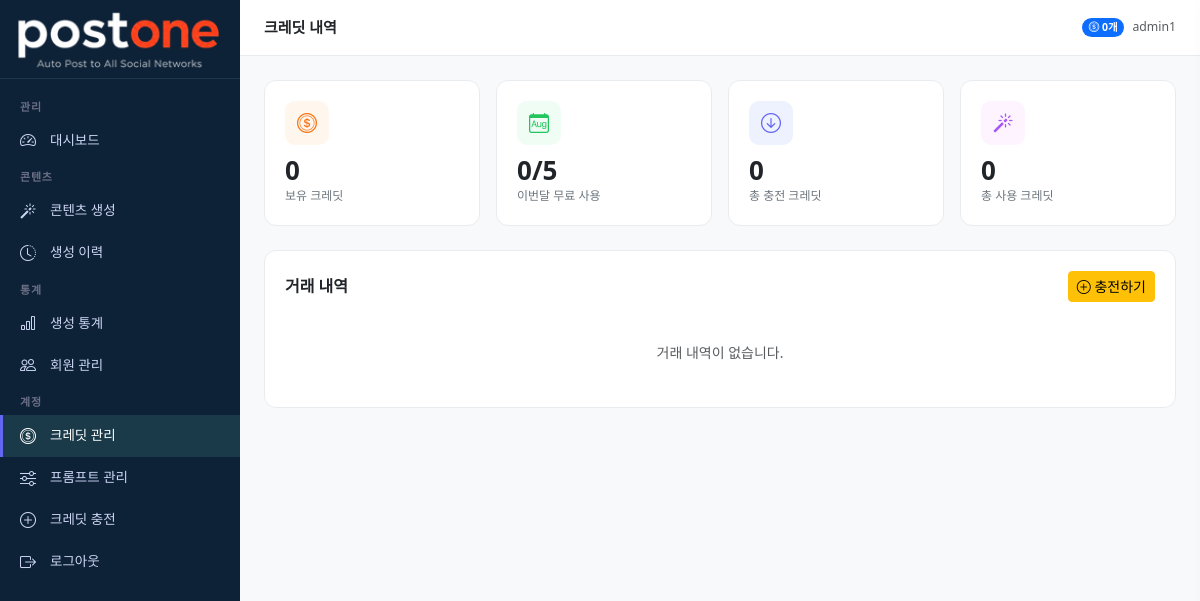
Page /credits/ (signed in) on the committed database.
### accounts/models.py (models this page shows, shortened)
class MenuPermission(models.Model):
    ROLE_CHOICES = [
        ('admin', '관리자'),
        ('member', '멤버'),
    ]
    role = models.CharField(max_length=20, choices=ROLE_CHOICES)
    menu_key = models.CharField(max_length=50, verbose_name='메뉴 키')
    menu_label = models.CharField(max_length=50, verbose_name='메뉴명')
    icon = models.CharField(max_length=50, verbose_name='아이콘', blank=True)
    is_visible = models.BooleanField(default=True, verbose_name='표시여부')
    order = models.IntegerField(default=0, verbose_name='정렬순서')
    class Meta:
        verbose_name = '메뉴 권한'
        verbose_name_plural = '메뉴 권한 목록'
        ordering = ['role', 'order']
        unique_together = ['role', 'menu_key']

class User(AbstractUser):
    ROLE_CHOICES = [
        ('master', '마스터'),
        ('admin', '관리자'),
        ('member', '멤버'),
        ('free', '무료회원'),
    ]
    PLAN_CHOICES = [
        ('free', '무료'),
        ('starter', '스타터'),
        ('pro', '프로'),
        ('business', '비즈니스'),
    ]
    role = models.CharField(max_length=20, choices=ROLE_CHOICES, default='free')
    plan = models.CharField(max_length=20, choices=PLAN_CHOICES, default='free')
    phone = models.CharField(max_length=20, blank=True)
    company = models.CharField(max_length=100, blank=True)
    profile_image = models.ImageField(upload_to='profiles/', blank=True, null=True)
    created_at = models.DateTimeField(auto_now_add=True)
    updated_at = models.DateTimeField(auto_now=True)
    class Meta:
        verbose_name = '사용자'
        verbose_name_plural = '사용자 목록'

### credits/models.py (models this page shows, shortened)
class UserCredit(models.Model):
    user = models.OneToOneField(User, on_delete=models.CASCADE, related_name='credit')
    balance = models.IntegerField(default=0, verbose_name='잔여 크레딧')
    free_used_this_month = models.IntegerField(default=0, verbose_name='이번달 무료 사용')
    free_reset_date = models.DateField(null=True, blank=True, verbose_name='무료 초기화일')
    updated_at = models.DateTimeField(auto_now=True)
    class Meta:
        verbose_name = '사용자 크레딧'

### dashboard/views.py (the view)
# urls.py: path('credits/', views.credit_list, name='credit_list'),
@login_required
def credit_list(request):
    transactions = CreditTransaction.objects.filter(user=request.user)
    try:
        uc = request.user.credit
        balance = uc.balance
        free_used = uc.free_used_this_month
    except:
        balance = 0
        free_used = 0
    total_charged = sum(t.amount for t in transactions if t.amount > 0)
    total_used = abs(sum(t.amount for t in transactions if t.amount < 0))
    return render(request, 'dashboard/credit_list.html', {
        'transactions': transactions,
        'balance': balance,
        'free_used': free_used,
        'total_charged': total_charged,
        'total_used': total_used,
    })

### dashboard/context_processors.py (called while the page is built)
def user_menus(request):
    if not request.user.is_authenticated:
        return {'user_menus': []}
    if request.user.role == 'master':
        return {'user_menus': []}
    role = request.user.role
    if role == 'free':
        role = 'member'
    menus = MenuPermission.objects.filter(
        role=role,
        is_visible=True
    )
    return {'user_menus': menus}

### templates/dashboard/credit_list.html (shortened to what this page needs)
{% extends 'base/base.html' %}
{% block page_title %}크레딧 내역{% endblock %}
{% block content %}
<div class="row g-3 mb-4">
    <div class="col-6 col-md-3">
        <div class="stat-card">
            <div class="stat-icon" style="background:#fff7ed; color:#f97316;">
                <i class="bi bi-coin"></i>
            </div>
            <div class="stat-value">{{ balance }}</div>
            <div class="stat-label">보유 크레딧</div>
        </div>
    </div>
    <div class="col-6 col-md-3">
        <div class="stat-card">
            <div class="stat-icon" style="background:#f0fdf4; color:#22c55e;">
                <i class="bi bi-calendar-month"></i>
            </div>
            <div class="stat-value">{{ free_used }}/5</div>
            <div class="stat-label">이번달 무료 사용</div>
        </div>
    </div>
    <div class="col-6 col-md-3">
        <div class="stat-card">
            <div class="stat-icon" style="background:#eef2ff; color:#6366f1;">
                <i class="bi bi-arrow-down-circle"></i>
            </div>
            <div class="stat-value">{{ total_charged }}</div>
            <div class="stat-label">총 충전 크레딧</div>
        </div>
    </div>
    <div class="col-6 col-md-3">
        <div class="stat-card">
            <div class="stat-icon" style="background:#fdf4ff; color:#a855f7;">
                <i class="bi bi-magic"></i>
            </div>
            <div class="stat-value">{{ total_used }}</div>
            <div class="stat-label">총 사용 크레딧</div>
        </div>
    </div>
</div>
<div class="stat-card">
    <div class="d-flex justify-content-between align-items-center mb-3">
        <h6 class="fw-semibold mb-0">거래 내역</h6>
        <a href="{% url 'dashboard:credit_charge' %}" class="btn btn-warning btn-sm">
            <i class="bi bi-plus-circle"></i> 충전하기
        </a>
    </div>
    {% if transactions %}
    <div class="table-responsive">
        <table class="table table-hover mb-0">
            <thead class="table-light">
                <tr>
                    <th>유형</th>
                    <th>수량</th>
                    <th>잔액</th>
                    <th>메모</th>
                    <th>일시</th>
                </tr>
            </thead>
            <tbody>
                {% for t in transactions %}
                <tr>
                    <td>
                        {% if t.transaction_type == 'charge' %}
                        <span class="badge bg-primary">충전</span>
                        {% elif t.transaction_type == 'use' %}
                        <span class="badge bg-secondary">사용</span>
                        {% elif t.transaction_type == 'free' %}
                        <span class="badge bg-info text-dark">무료</span>
                        {% elif t.transaction_type == 'admin_grant' %}
                        <span class="badge bg-success">관리자지급</span>
                        {% else %}
                        <span class="badge bg-warning text-dark">환불</span>
                        {% endif %}
                    </td>
                    <td>
                        {% if t.amount > 0 %}
                        <span class="text-success fw-semibold">+{{ t.amount }}</span>
                        {% else %}
                        <span class="text-danger fw-semibold">{{ t.amount }}</span>
                        {% endif %}
                    </td>
                    <td>{{ t.balance_after }}</td>
                    <td class="text-muted small">{{ t.description|default:"-" }}</td>
                    <td class="text-muted small">{{ t.created_at|date:"Y.m.d H:i" }}</td>
                </tr>
                {% endfor %}
            </tbody>
        </table>
    </div>
    {% else %}
    <p class="text-muted text-center py-4 mb-0">거래 내역이 없습니다.</p>
    {% endif %}
</div>
{% endblock %}

### templates/base/base.html (shortened to what this page needs)
{% load static %}
<!DOCTYPE html>
<html lang="ko">
<head>
    <link href="https://cdn.jsdelivr.net/npm/bootstrap@5.3.0/dist/css/bootstrap.min.css" rel="stylesheet">
    <link href="https://cdn.jsdelivr.net/npm/bootstrap-icons@1.11.0/font/bootstrap-icons.css" rel="stylesheet">
</head>
<body>
<aside class="sidebar" id="sidebar">
    <a href="{% url 'dashboard:index' %}" class="sidebar-brand">
        <img src="{% static 'images/logo.png' %}" alt="postone" style="width:205px; height:auto;">
    </a>
    <nav class="sidebar-menu">
        {% if user.role == 'master' %}
        <div class="sidebar-section">관리</div>
        <div class="sidebar-item">
            <a href="{% url 'dashboard:index' %}" class="{% if request.resolver_match.url_name == 'index' %}active{% endif %}">
                <i class="bi bi-speedometer2"></i> 대시보드
            </a>
        </div>
        <div class="sidebar-section">프롬프트 설정</div>
        <div class="sidebar-item">
            <a href="{% url 'dashboard:content_type_list' %}" class="{% if 'content_type' in request.resolver_match.url_name %}active{% endif %}">
                <i class="bi bi-grid-3x3-gap"></i> 콘텐츠 유형
            </a>
        </div>
        <div class="sidebar-item">
            <a href="{% url 'dashboard:channel_list' %}" class="{% if 'channel' in request.resolver_match.url_name %}active{% endif %}">
                <i class="bi bi-broadcast"></i> 채널 관리
            </a>
        </div>
        <div class="sidebar-item">
            <a href="{% url 'dashboard:prompt_list' %}" class="{% if 'prompt' in request.resolver_match.url_name %}active{% endif %}">
                <i class="bi bi-sliders"></i> 프롬프트 관리
            </a>
        </div>
        <div class="sidebar-item">
            <a href="{% url 'dashboard:user_list' %}" class="{% if 'user' in request.resolver_match.url_name %}active{% endif %}">
                <i class="bi bi-people"></i> 회원 관리
            </a>
        </div>
        <div class="sidebar-item">
            <a href="{% url 'dashboard:credit_list' %}" class="{% if 'credit' in request.resolver_match.url_name %}active{% endif %}">
                <i class="bi bi-coin"></i> 크레딧 관리
            </a>
        </div>
        <div class="sidebar-section">콘텐츠</div>
        <div class="sidebar-item">
            <a href="{% url 'dashboard:generate' %}" class="{% if 'generate' in request.resolver_match.url_name %}active{% endif %}">
                <i class="bi bi-magic"></i> 콘텐츠 생성
            </a>
        </div>
        <div class="sidebar-item">
            <a href="{% url 'dashboard:history' %}" class="{% if 'history' in request.resolver_match.url_name %}active{% endif %}">
                <i class="bi bi-clock-history"></i> 생성 이력
            </a>
        </div>
        <div class="sidebar-section">통계</div>
        <div class="sidebar-item">
            <a href="{% url 'dashboard:stats' %}" class="{% if 'stats' in request.resolver_match.url_name %}active{% endif %}">
                <i class="bi bi-bar-chart"></i> 생성 통계
            </a>
        </div>
        <div class="sidebar-section">계정</div>
        {% if not request.user.is_admin %}
        <div class="sidebar-item">
            <a href="{% url 'dashboard:credit_charge' %}">
                <i class="bi bi-plus-circle"></i> 크레딧 충전
            </a>
        </div>
        {% endif %}
        <div class="sidebar-item">
            <a href="{% url 'accounts:profile' %}">
                <i class="bi bi-person"></i> 내 정보
            </a>
        </div>
        <div class="sidebar-item">
            <a href="{% url 'dashboard:menu_permission' %}" class="{% if 'menu_permission' in request.resolver_match.url_name %}active{% endif %}">
                <i class="bi bi-gear"></i> 메뉴 권한 설정
            </a>
        </div>
        <div class="sidebar-item">
            <a href="{% url 'accounts:logout' %}">
                <i class="bi bi-box-arrow-right"></i> 로그아웃
            </a>
        </div>
        {% elif user.role == 'admin' %}
        {% for menu in user_menus %}
        {% if menu.is_visible %}
        {% if menu.order == 1 %}<div class="sidebar-section">관리</div>{% endif %}
        {% if menu.order == 2 %}<div class="sidebar-section">콘텐츠</div>{% endif %}
        {% if menu.order == 4 %}<div class="sidebar-section">통계</div>{% endif %}
        {% if menu.order == 6 %}<div class="sidebar-section">계정</div>{% endif %}
        <div class="sidebar-item">
            <a href="{% url 'dashboard:'|add:menu.menu_key %}"
               class="{% if menu.menu_key in request.resolver_match.url_name %}active{% endif %}">
                <i class="bi {{ menu.icon }}"></i> {{ menu.menu_label }}
            </a>
        </div>
        {% endif %}
        {% endfor %}
        <div class="sidebar-item">
            <a href="{% url 'accounts:logout' %}">
                <i class="bi bi-box-arrow-right"></i> 로그아웃
            </a>
        </div>
        {% endif %}
    </nav>
</aside>
<div class="main-wrapper">
    <div class="topbar">
        <span class="topbar-title">{% block page_title %}{% endblock %}</span>
        <div class="d-flex align-items-center gap-2">
            {% if user.credit %}
            <span class="badge bg-primary rounded-pill">
                <i class="bi bi-coin"></i> {{ user.credit.balance }}개
            </span>
            {% endif %}
            <span class="text-muted small">{{ user.username }}</span>
        </div>
    </div>
    <div class="main-content">
        {% block content %}{% endblock %}
    </div>
</div>
</body>
</html>

### templates/base/base.html (style rules this page uses)
:root { --sidebar-width: 240px; --header-height: 56px; --primary: #6366f1; --primary-dark: #4f46e5; }
body { background: #f8f9fa; font-size: 14px; }
.sidebar { position: fixed; top: 0; left: 0; width: var(--sidebar-width); height: 100vh; background: #0d2137; color: #cdd6f4; display: flex; flex-direction: column; z-index: 1000; overflow-y: auto; overflow-x: hidden; scrollbar-width: thin; scrollbar-color: #1a3a4a transparent; }
.sidebar-brand { padding: 8px 16px; border-bottom: 1px solid #1a3a4a; text-decoration: none; display: block; }
.sidebar-menu { padding: 12px 0; flex: 1; }
.sidebar-section { padding: 8px 20px 4px; font-size: 11px; font-weight: 600; color: #6c7086; text-transform: uppercase; letter-spacing: 0.8px; }
.sidebar-item a { display: flex; align-items: center; gap: 10px; padding: 9px 20px; color: #cdd6f4; text-decoration: none; font-size: 13.5px; transition: all 0.15s; }
.sidebar-item a:hover, .sidebar-item a.active { background: #1a3a4a; color: #fff; border-left: 3px solid var(--primary); padding-left: 17px; }
.sidebar-item a i { font-size: 16px; width: 20px; }
.main-wrapper { margin-left: var(--sidebar-width); min-height: 100vh; }
.topbar { height: var(--header-height); background: #fff; border-bottom: 1px solid #e9ecef; display: flex; align-items: center; padding: 0 24px; gap: 12px; position: sticky; top: 0; z-index: 100; }
.topbar-title { font-weight: 600; font-size: 15px; flex: 1; }
.main-content { padding: 24px; }
.stat-card { background: #fff; border-radius: 12px; padding: 20px; border: 1px solid #e9ecef; }
.stat-card .stat-icon { width: 44px; height: 44px; border-radius: 10px; display: flex; align-items: center; justify-content: center; font-size: 20px; margin-bottom: 12px; }
.stat-card .stat-value { font-size: 26px; font-weight: 700; line-height: 1; }
.stat-card .stat-label { font-size: 12px; color: #6c757d; margin-top: 4px; }

### rows in the picture
MenuPermission: order "관리", menu_label "대시보드"
MenuPermission: order "콘텐츠", menu_label "콘텐츠 생성"
MenuPermission: menu_label "생성 이력"
MenuPermission: order "통계", menu_label "생성 통계"
MenuPermission: menu_label "회원 관리"
MenuPermission: order "계정", menu_label "크레딧 관리"
MenuPermission: menu_label "프롬프트 관리"
MenuPermission: menu_label "크레딧 충전"
User: credit.balance "0", username "admin1"

### other values in the picture
{{ balance }} "0"
{{ free_used }} "0"
{{ total_charged }} "0"
{{ total_used }} "0"
